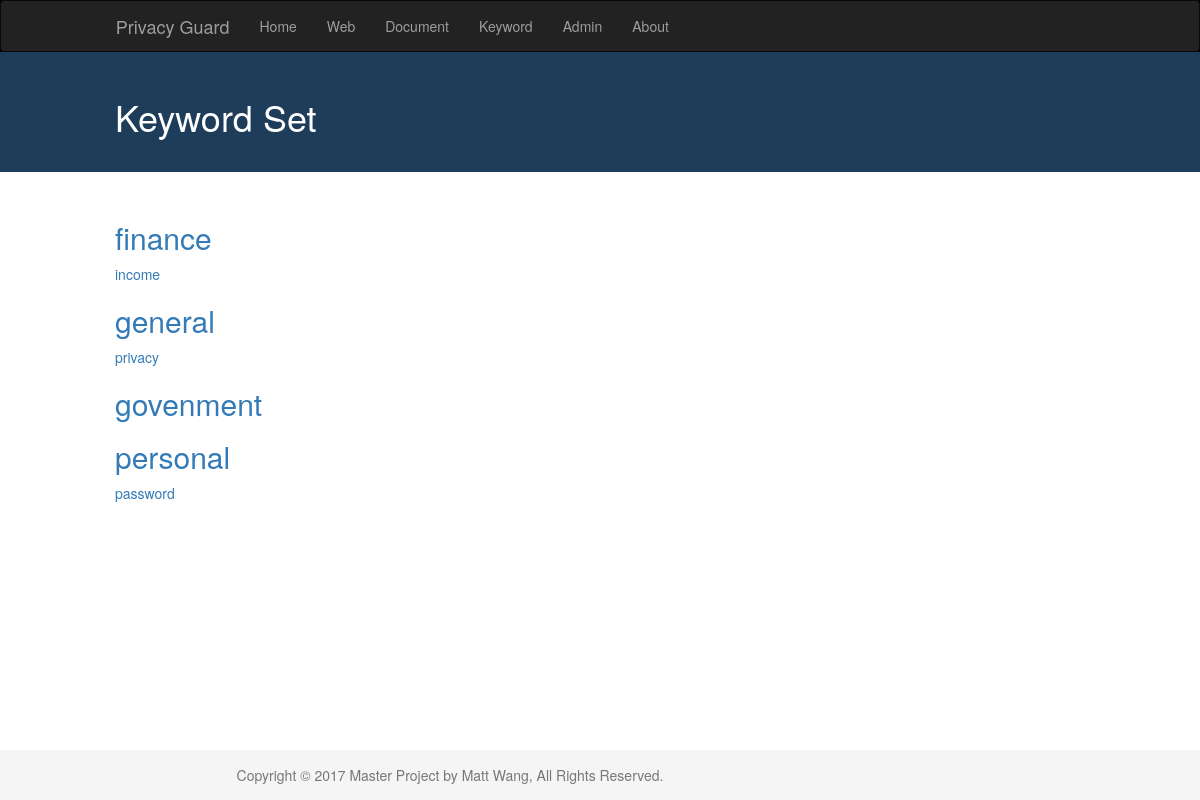
Before: /keyword/ with the older database file.
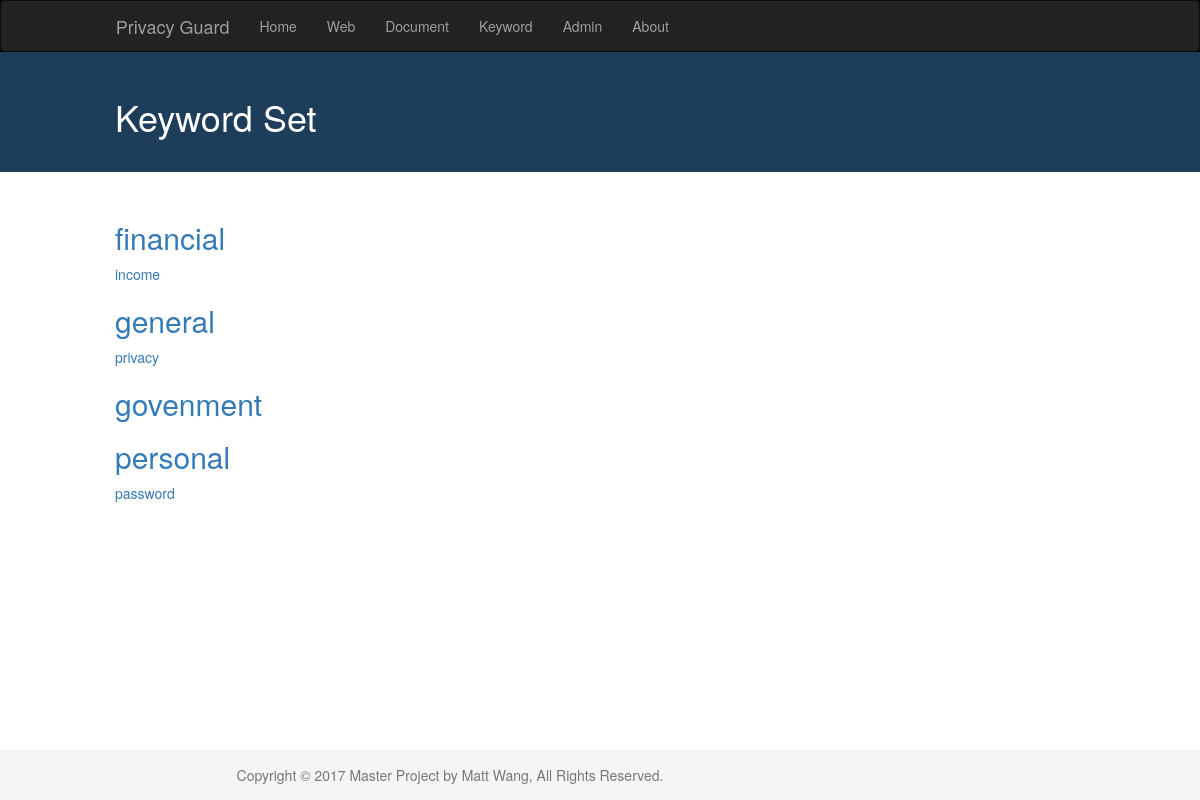
After: the same page with the newer database file.
### privacy/models.py (models this page shows, shortened)
class Category(models.Model):
	name = models.CharField(max_length=200)
	created_date = models.DateTimeField(default=timezone.now)
	def __str__(self):
		return self.name

class Keyword(models.Model):
	name = models.CharField(max_length=200)
	category = models.ForeignKey(Category, on_delete=models.CASCADE)
	created_date = models.DateTimeField(default=timezone.now)

### privacy/views.py (the view)
# urls.py: url(r'^keyword/$', views.keyword, name='keyword'),
def keyword(request):
	kws = Keyword.objects.order_by('name')
	cats = Category.objects.order_by('name')
	sortkeys = {}
	sortkeys = sortKey(kws, cats)
	context = {'kws': kws, 'cats': cats, 'sortkeys': sortkeys}
	return render(request, 'privacy/keyword.html', context)

### privacy/mycode.py (called while the page is built)
def sortKey(kws, cats):
	result = {}
	for c in cats:
		result[c] = []
		for k in kws:
			if k.category == c:
				result[c].append(k.name.lower())
	return result

### privacy/templates/privacy/keyword.html
{% extends 'privacy/base.html' %}
{% block content %}
{% load staticfiles %}
<link rel="stylesheet" href="{% static 'css/keyword.css' %}">
<div class="docs-header">
   <h1 class=" col-md-10 col-md-offset-1">Keyword Set</h1>
</div>
<div class="col-md-10 col-md-offset-1">
{% for key, value in sortkeys.items %}
	<div>
	<p class="text-justify">
	<h2><a href="/admin/privacy/category">{{ key }}</a></h2>
	{% for kw in value %}
        <a href="/kw">{{ kw }}</a>
    {% endfor %}
    </p>
    </div>
{% endfor %}
<br>
<br>
<br>
<br>
<br>
<br>
</div>
{% endblock %}

### privacy/templates/privacy/base.html (shortened to what this page needs)
{% load staticfiles %}
<!DOCTYPE html>
<html lang="en">
    <head>
        <link rel="stylesheet" href="https://maxcdn.bootstrapcdn.com/bootstrap/3.3.7/css/bootstrap.min.css">
        <link rel="stylesheet" href="{% static 'css/style.css' %}">
    </head>
    <body>
        <header>
        <div class="container">
        <nav class="navbar navbar-inverse ">
          <div class="container-fluid col-md-10 col-md-offset-1">
            <div class="navbar-header">
              <a class="navbar-brand" href="{% url 'main' %}" routerLinkActive="active">Privacy Guard</a>
            </div>
            <div class="collapse navbar-collapse" id="bs-example-navbar-collapse-1">
              <ul class="nav navbar-nav">
                    <li><a href="{% url 'main' %}" routerLinkActive="active">Home</a></li>
                    <li><a href="{% url 'web' %}" routerLinkActive="active">Web</a></li>
                    <li><a href="{% url 'doc' %}" routerLinkActive="active">Document</a></li>
                    <li><a href="{% url 'keyword' %}" routerLinkActive="active">Keyword</a></li>
                    <li><a href="/admin" routerLinkActive="active">Admin</a></li>
                    <li><a href="{% url 'about' %}" routerLinkActive="active">About</a></li>
                  </ul>
            </div>
          </div>
        </nav>
        </div>
        </header>
        <div class="">
            {% block content %}
             {% endblock %}
        </div>
        <br>
        <br>
        <br>
        <footer class="footer">
          <div class="col-md-7 col-md-offset-1">
          <p class="text-muted text-center">Copyright © 2017 Master Project by Matt Wang, All Rights Reserved.</p>
          </div>
        </footer>
    </body>
</html>

### privacy/static/css/style.css (style rules this page uses)
header .container { width: 100%; padding:0px; margin:0px; background-color: black; }
nav { margin-bottom: 0px !important; }
a { cursor: pointer; cursor: hand; }
.docs-header { width: 100%; background-color: #1E3D5a; display: inline-block; padding-top: 25px; padding-bottom: 25px; margin-bottom: 25px; color: white; }
html { position: relative; min-height: 100%; }
body { margin-bottom: 50px; word-wrap: break-word; }
.footer { padding-top: 15px; position: absolute; bottom: 0; width: 100%; height: 50px; background-color: #f5f5f5; }

Changed rows visible on the page:
changed Category: name "finance" → "financial"
